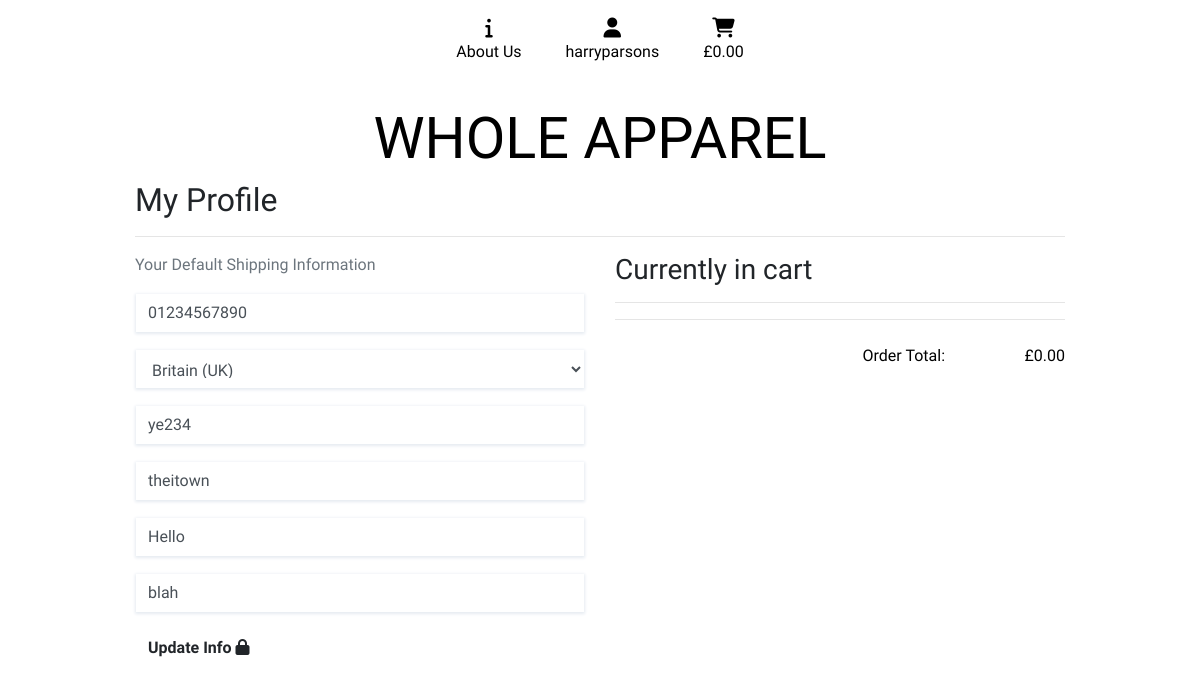
The app's page /profile/ (signed in), older data.
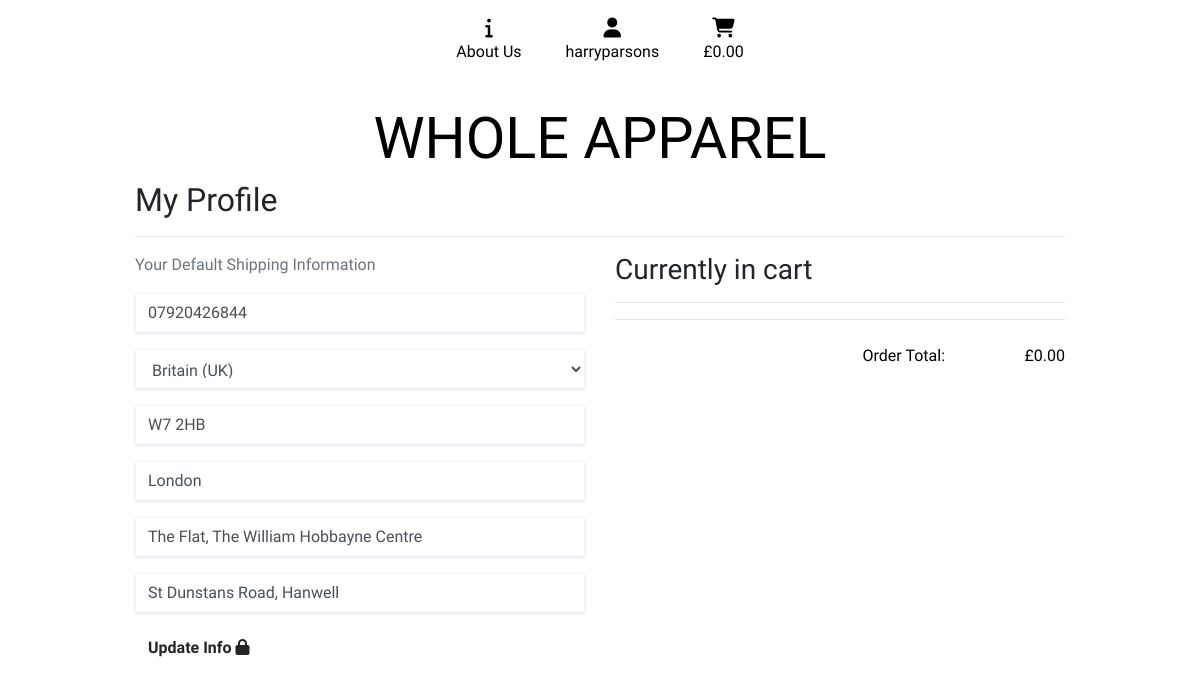
The same page, newer data.
### profiles/models.py (models this page shows)
class UserProfile(models.Model):
    user = models.OneToOneField(User, on_delete=models.CASCADE)
    default_phone_number = models.CharField(max_length=20,
                                            blank=True, null=True)
    default_street_address1 = models.CharField(max_length=40,
                                               blank=True, null=True)
    default_street_address2 = models.CharField(max_length=40,
                                               blank=True, null=True)
    default_town_or_city = models.CharField(max_length=40,
                                            blank=True, null=True)
    default_postcode = models.CharField(max_length=20,
                                        blank=True, null=True)
    default_country = CountryField(blank_label='Country *',
                                   blank=True, null=True)

### profiles/views.py (the view)
# urls.py: path('profile/', include('profiles.urls')),
def profile(request):
    profile = get_object_or_404(UserProfile, user=request.user)
    if request.method == 'POST':
        form = ProfileForm(request.POST, instance=profile)
        if form.is_valid():
            form.save()
    else:
        form = ProfileForm(instance=profile)
    orders = profile.orders.all()
    template = 'profiles/profile.html'
    context = {
        'form': form,
        'orders': orders,
    }
    return render(request, template, context)

### cart/contexts.py (called while the page is built, shortened)
def cart_contents(request):
    cart_items = []
    total = 0
    product_count = 0
    cart = request.session.get('cart', {})
    cart_plus_ship = total
    context = {
        'cart_items': cart_items,
        'total': total,
        'product_count': product_count,
        'cart_plus_ship': cart_plus_ship,
    }
    return context

### profiles/templates/profiles/profile.html (shortened to what this page needs)
{% extends "base.html" %}
{% load static %}
{% block extra_css %}
<link rel="stylesheet" href="{% static 'profiles/css/profiles.css' %}">
{% endblock %}
{% block content %}
<div class="container">
	<div class="row">
		<div class="col">
			<h2>My Profile</h2>
			<hr>
		</div>
	</div>
	<div class="row">
		<div class="col-12 col-md-6 order-lg-last mb-5">
        <h3>Currently in cart</h3>
        <hr />
      <hr class="my-0">
        <br>
        <div class="row text-black text-right">
            <div class="col-7 offset-2">
                <p class="my-0">Order Total:</p>
            </div>
            <div class="col-3">
                <p class="my-0">£{{ total | floatformat:2 }}</p>
            </div>
        </div>
    </div>
		<div class="col-12 col-md-6">
			<p class="text-muted">Your Default Shipping Information</p>
			<form class="" action="{% url 'profile' %}" method="POST" id="update-profile-form">
				{{ form|crispy }}
				<button id="submit-button" class="btn btn-black rounded-0">
                                <span class="font-weight-bold">Update Info</span>
                                <span class="icon">
                                <i class="fas fa-lock"></i>
                                </span>
                            </button>
			</form>
		</div>
		{% endblock %}

### templates/base.html (shortened to what this page needs)
{% load static %}
<!doctype html>
<html lang="en">
  <head>
    {% block corecss %}
    <link rel="stylesheet" href="https://stackpath.bootstrapcdn.com/bootstrap/4.4.1/css/bootstrap.min.css">
    <link rel="stylesheet" href="{% static 'css/base.css' %}">
    {% endblock %}
    {% block extra_css %}
    {% endblock %}
  </head>
  <body>
    <header class="container-fluid right my-2">
        <div class="row">
            <div class="col-12">
                <ul class="list-inline list-unstyled text-center">
                    <li class="list-inline-item">
                        <a class="text-black nav-link">
                            <div class="text-center">
                                <div><i class="fas fa-info fa-lg"></i></div>
                                <p class="my-0">About Us</p>
                            </div>
                        </a>
                    </li>
                    <li class="list-inline-item dropdown">
                        <a class="text-black nav-link" href="#" id="user-options" data-toggle="dropdown" aria-haspopup="true" aria-expanded="false">
                            <div class="text-center">
                                <div><i class="fas fa-user fa-lg"></i></div>
                                {% if request.user.is_authenticated %}
                                    <p class="my-0">{{ request.user.username }}</p>
                                {% else %}
                                    <p class="my-0">Login</p>
                                {% endif %}
                            </div>
                        </a>
                    </li>
                    <li class="list-inline-item">
                         <a href="{% url 'view_cart' %}" class="nav-link">
                        <div class="text-center text-black">
                            <div>
                            <i class="fas fas fa-shopping-cart fa-lg"></i></div>
                                <p class="my-0">
                                    {% if cart_items %}
                                        £{{ cart_plus_ship|floatformat:2 }}
                                    {% else %}
                                        £0.00
                                    {% endif %}
                                </p>
                            </div>
                        </a>
                    </li>
                </ul>
            </div>
        </div>
    </header>
    <section>
        <div class="row">
            <div class="col-12 title-container">
                <a href="{% url 'products' %}" class="nav-link main-logo-link">
                    <h2 class="logo-font text-black my-0 title-logo">Whole Apparel</h2>
                </a>
            </div>
        </div>
    </section>
    {% block content %}
    {% endblock %}
  </body>
</html>

### static/css/base.css (style rules this page uses)
html { height: 100%; }
body { height: calc(100vh - 164px); font-family: "Exo 2", sans-serif; }
.title-container { text-align: center; }
.title-logo { display: inline-block; font-size: 3.6rem; }
.logo-font { text-transform: uppercase; }
.text-black { color: #000 !important; }
@media (min-width: 1200px) { .container { max-width: 80%; } }

### profiles/static/profiles/css/profiles.css (style rules this page uses)
.StripeElement, .stripe-style-input { box-sizing: border-box; height: 40px; padding: 10px 12px; border: 1px solid transparent; border-radius: 0px; background-color: white; box-shadow: 0 1px 3px 0 #e6ebf1; -webkit-transition: box-shadow 150ms ease; transition: box-shadow 150ms ease; }
.stripe-style-input::placeholder { color: #aab7c4; }
select, select option { color: #000; }

Row changes from the older to the newer data that the page shows:
changed UserProfile "Britain (UK)": default_phone_number "01234567890" → "07920426844"; default_postcode "ye234" → "W7 2HB"; default_town_or_city "theitown" → "London"; default_street_address1 "Hello" → "The Flat, The William Hobbayne Centre"; default_street_address2 "blah" → "St Dunstans Road, Hanwell"
